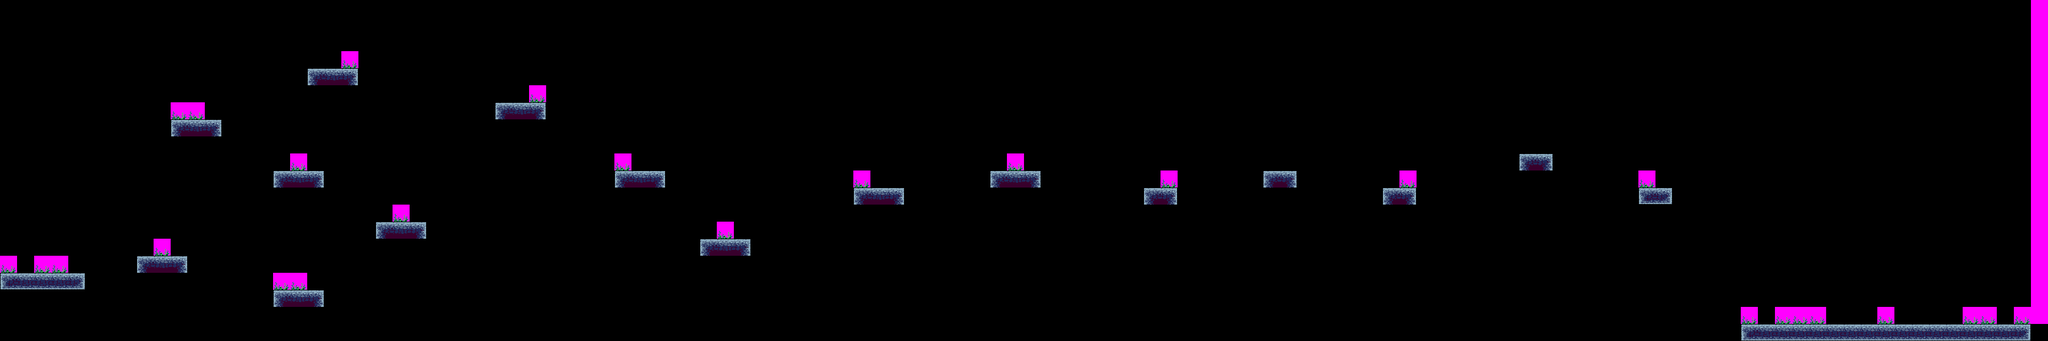

Rendered tile map (Tiled .tmx) drawn with the repository's tilesets; below, a short description and the map source with its tile grids summarised:
An orthogonal 120x20 tile map with 32x32 px tiles, 2 tile layers (collisions, bg).

<map version="1.10" tiledversion="1.10.1" orientation="orthogonal" renderorder="right-down" width="120" height="20" tilewidth="32" tileheight="32" infinite="0" nextlayerid="3" nextobjectid="1">
 <tileset firstgid="1" name="tiles_underwater" tilewidth="32" tileheight="32" tilecount="14" columns="7">
  <image source="tiles_underwater.bmp" trans="ff00ff" width="247" height="64" />
 </tileset>
 <layer id="1" name="collisions" width="120" height="20">
  <data>[2400 cells, 84 non-empty, 7 distinct tile ids]</data>
 </layer>
 <layer id="2" name="bg" width="120" height="20">
  <data>[2400 cells, 27 non-empty, 1 distinct tile ids]</data>
 </layer>
</map>